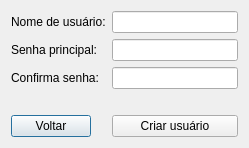
<?xml version="1.0" encoding="UTF-8"?>
<ui version="4.0">
 <class>CriarUsuario</class>
 <widget class="QDialog" name="CriarUsuario">
  <property name="geometry">
   <rect>
    <x>0</x>
    <y>0</y>
    <width>249</width>
    <height>148</height>
   </rect>
  </property>
  <property name="windowTitle">
   <string>Dialog</string>
  </property>
  <layout class="QFormLayout" name="formLayout">
   <item row="0" column="0">
    <widget class="QLabel" name="label">
     <property name="text">
      <string>Nome de usuário:</string>
     </property>
    </widget>
   </item>
   <item row="0" column="1">
    <widget class="QLineEdit" name="NomeUsuario"/>
   </item>
   <item row="1" column="0">
    <widget class="QLabel" name="label_2">
     <property name="text">
      <string>Senha principal:</string>
     </property>
    </widget>
   </item>
   <item row="1" column="1">
    <widget class="QLineEdit" name="Senha1">
     <property name="echoMode">
      <enum>QLineEdit::EchoMode::Password</enum>
     </property>
    </widget>
   </item>
   <item row="2" column="0">
    <widget class="QLabel" name="label_3">
     <property name="text">
      <string>Confirma senha:</string>
     </property>
    </widget>
   </item>
   <item row="2" column="1">
    <widget class="QLineEdit" name="Senha2">
     <property name="echoMode">
      <enum>QLineEdit::EchoMode::Password</enum>
     </property>
    </widget>
   </item>
   <item row="4" column="0">
    <widget class="QPushButton" name="BotaoVoltar">
     <property name="text">
      <string>Voltar</string>
     </property>
    </widget>
   </item>
   <item row="4" column="1">
    <widget class="QPushButton" name="BotaoCriarUsuario">
     <property name="text">
      <string>Criar usuário</string>
     </property>
    </widget>
   </item>
   <item row="3" column="0">
    <spacer name="verticalSpacer">
     <property name="orientation">
      <enum>Qt::Orientation::Vertical</enum>
     </property>
     <property name="sizeHint" stdset="0">
      <size>
       <width>20</width>
       <height>40</height>
      </size>
     </property>
    </spacer>
   </item>
  </layout>
 </widget>
 <resources/>
 <connections>
  <connection>
   <sender>BotaoVoltar</sender>
   <signal>clicked()</signal>
   <receiver>CriarUsuario</receiver>
   <slot>close()</slot>
   <hints>
    <hint type="sourcelabel">
     <x>35</x>
     <y>127</y>
    </hint>
    <hint type="destinationlabel">
     <x>66</x>
     <y>100</y>
    </hint>
   </hints>
  </connection>
 </connections>
</ui>
